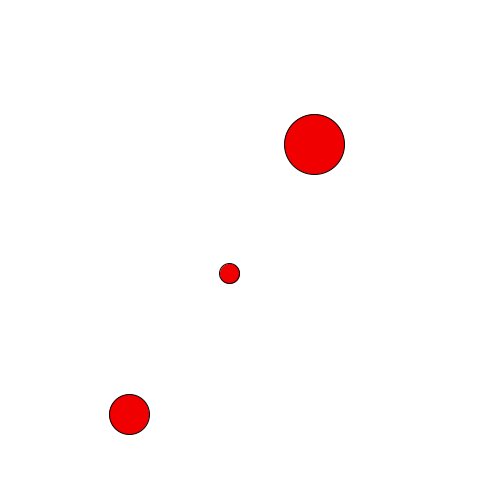
Frame 1 (no input)
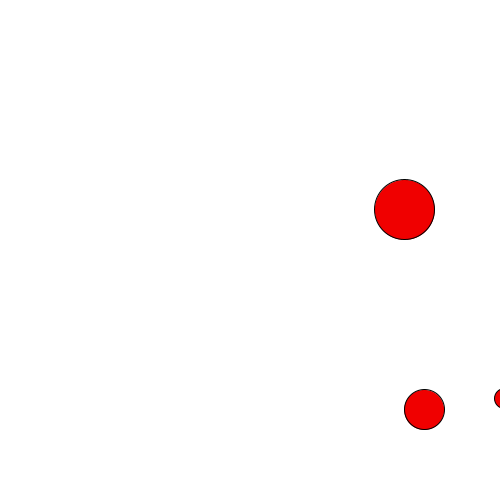
Frame 60 (the mouse pressed at the canvas centre just before this capture)
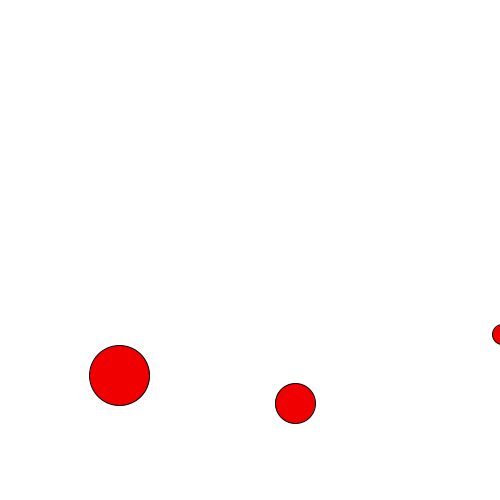
Frame 120 (the mouse held since frame 60 and released just before this capture)

The Processing sketch that drew these frames (run headless with seeded random() and noise(); from frame 60 on, the mouse is pressed at the canvas centre):

// Processing sketch: BouncyCastle
// ── BouncyCastle.pde
//global variables
Ball b1;
Ball b2;
Ball b3;
void setup(){
  size(500,500);
  b1 = new Ball(30);
  b2 = new Ball(20);
  b3 = new Ball(10);
}

void draw(){
  background(255);
  b1.show();
  b1.move();
  
  b2.show();
  b2.move();
  
  b3.show();
  b3.move();

}

// ── Ball.pde
public class Ball{
  private float radius;
  private float x;
  private float y;
  private float vx, vy; //velocity in x and y
  private float a; //acceleration in the y
  
  public Ball(float r){
    radius = r;
    x = random(radius, width-radius);
    y = random(radius, height-radius);
    vx = 5;
    vy = 0;
    a = random(0, 3);
  }
  public void show(){
    fill(240, 0, 0);
    ellipse(x, y, radius*2, radius*2);
  }
  public void move(){
    x += vx;
    y += vy;
    vy += a;
    if (x > width || x < 0) vx = -vx*.95; //immediately switch numbers to push them other way
    if (y > height || y < 0) vy = -vy*.95; //every time you bounce, you lose energy to friciton (.95 resultts in 0.05 decrease in speed each time, like friciton)
  }
}
